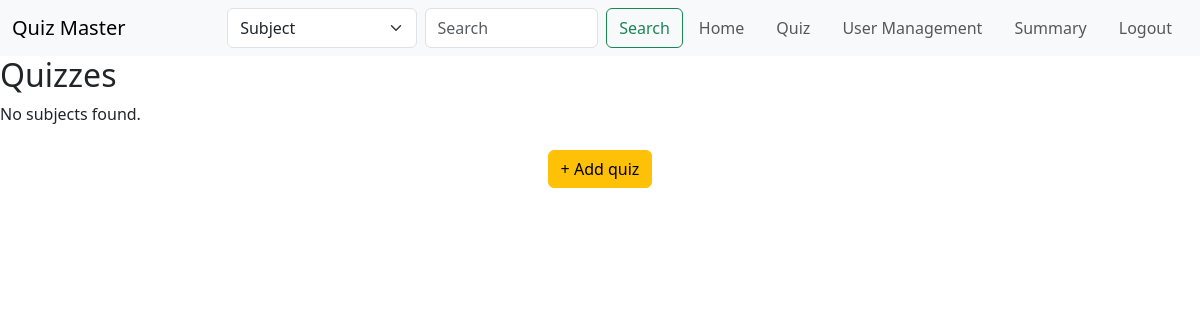
The page /quiz (signed in) on the database as committed earlier.
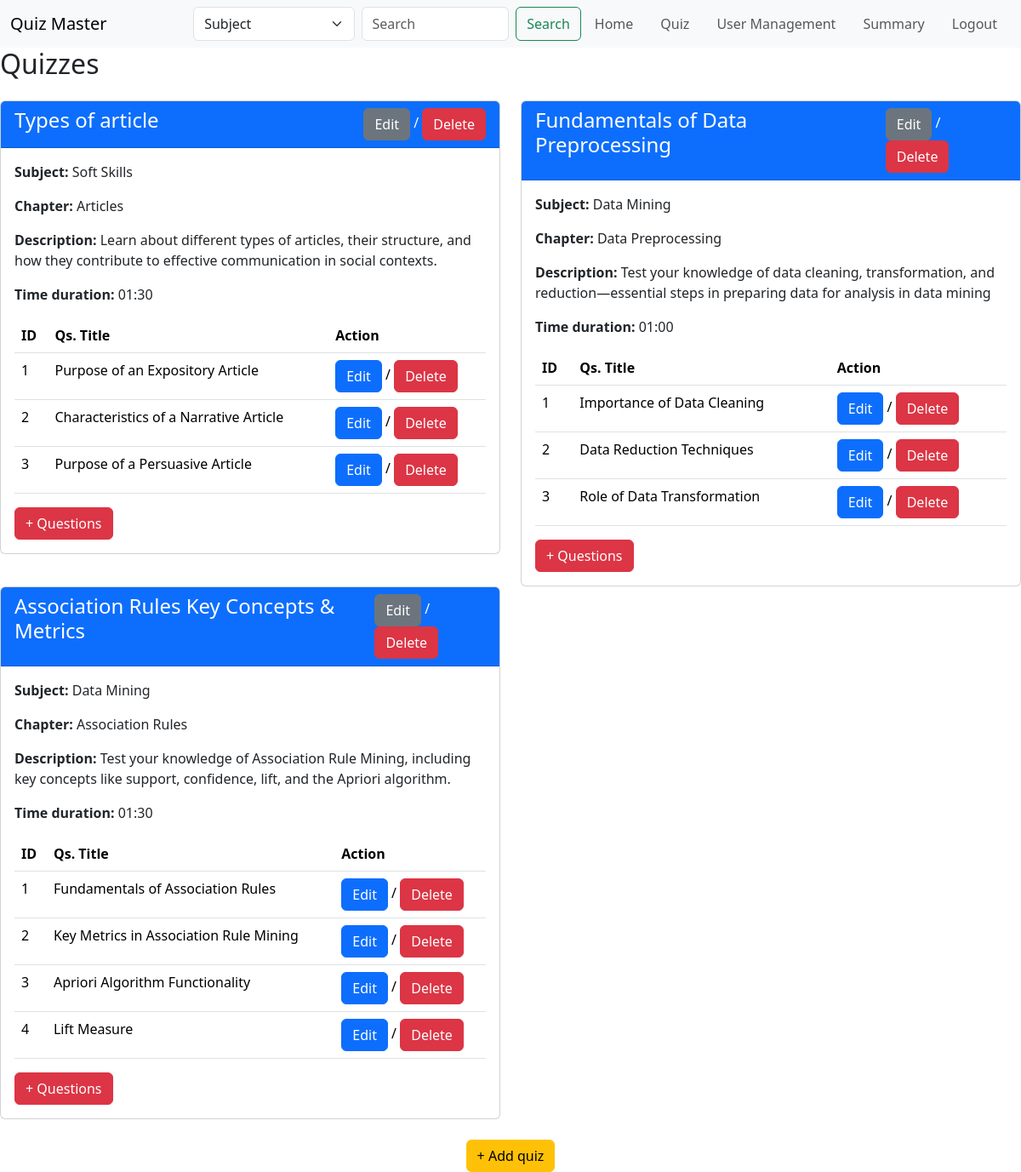
The same page on the database as committed later.
### models.py (models this page shows)
class Quiz(db.Model):
    __tablename__ = 'quiz'
    id = db.Column(db.Integer, primary_key=True, autoincrement=True)
    quiz_name = db.Column(db.String(32), unique=False, nullable=True)
    quiz_description = db.Column(db.String(512), nullable=True)
    time_duration = db.Column(db.String(5), nullable=False)
    chapter_id = db.Column(db.Integer, db.ForeignKey('chapter.id'))
    chapter = db.relationship('Chapter',  backref='quiz', lazy=True)

class Subject(db.Model):
    __tablename__ = 'subject'
    id = db.Column(db.Integer, primary_key=True, autoincrement=True)
    subject_name = db.Column(db.String(32), unique=True, nullable=False)
    subject_code = db.Column(db.String(32), unique=True, nullable=False)
    subject_description = db.Column(db.String(512), nullable=True)
    subject_credit = db.Column(db.String(80), nullable=False)

class Chapter(db.Model):
    __tablename__ = 'chapter'
    id = db.Column(db.Integer, primary_key=True, autoincrement=True)
    chapter_name = db.Column(db.String(32), unique=True, nullable=False)
    chapter_description = db.Column(db.String(512), nullable=True)
    subject_id = db.Column(db.Integer, db.ForeignKey('subject.id'))
    subject = db.relationship('Subject', backref=db.backref('chapters', lazy=True))

class Question(db.Model):
    __tablename__ = 'question'
    id = db.Column(db.Integer, primary_key=True, autoincrement=True)
    question_text = db.Column(db.String(512), nullable=False)
    option1 = db.Column(db.String(512), nullable=False)
    option2 = db.Column(db.String(512), nullable=False)
    option3 = db.Column(db.String(512), nullable=False)
    option4 = db.Column(db.String(512), nullable=False)
    answer = db.Column(db.String(512), nullable=False)
    quiz_id = db.Column(db.Integer, db.ForeignKey('quiz.id'),nullable=False)
    question_title = db.Column(db.String(512), nullable=False)
    quiz = db.relationship('Quiz', backref='questions', lazy=True)

### routes.py (the view)
@app.route('/quiz')
@auth_required
@admin_required
def quiz():
    quizs = Quiz.query.all()
    return render_template('quiz.html', user=User.query.get(session['user_id']), quizs=quizs)

### routes.py (called while the page is built)
def auth_required(func):
    @wraps(func)
    def inner(*args, **kwargs):
        if 'user_id' not in session:
            flash('Please login to continue')
            return redirect(url_for('login'))
        return func(*args, **kwargs)
    return inner

def admin_required(f):
    @wraps(f)
    def decorated_function(*args, **kwargs):
        if session.get('is_admin') == False:
            flash("Access Denied: Admins Only", "danger")
            return redirect(url_for('index'))  # Redirect to home if not admin
        return f(*args, **kwargs)
    return decorated_function

### templates/quiz.html
{% extends "layout.html" %}
{% block content %}
    <h2>Quizzes</h2>
    {% if quizs %}
        <div class="row mt-4">
            {% for quiz in quizs %}
                <div class="col-md-6">
                    <div class="card">
                        <div class="card-header text-white bg-primary d-flex justify-content-between">
                            <span> <h4>{{ quiz.quiz_name }}</h4></span>
                            <span>
                                <a href="{{ url_for('edit_quiz', quiz_id=quiz.id) }}" class="btn btn-secondary">Edit</a> /
                                <a href="{{ url_for('delete_quiz', quiz_id=quiz.id) }}" class="btn btn-danger"
                                    onclick="return confirm('Are you sure you want to delete this quiz?');">
                                    Delete
                                </a>
                            </span>
                        </div>
                        <div class="card-body">
                            <p><strong>Subject:</strong> {{ quiz.chapter.subject.subject_name }}</p>
                            <p><strong>Chapter:</strong> {{ quiz.chapter.chapter_name }}</p>
                            <p><strong>Description:</strong> {{ quiz.quiz_description }}</p>
                            <p><strong>Time duration:</strong> {{ quiz.time_duration }}</p>
                            <table class="table">
                                <thead>
                                    <tr>
                                        <th>ID</th>
                                        <th>Qs. Title</th>
                                        <th>Action</th>
                                    </tr>
                                </thead>
                                <tbody>
                                    {% for question in quiz.questions %}
                                    <tr>
                                        <td>{{ loop.index }}</td>
                                        <td>{{ question.question_title }}</td>
                                        <td>
                                            <a href="{{ url_for('edit_question', question_id=question.id) }}" class="btn btn-primary">Edit</a> /
                                            <a href="{{ url_for('delete_question', question_id=question.id) }}" class="btn btn-danger"
                                                onclick="return confirm('Are you sure you want to delete this questions?');">
                                                Delete
                                            </a>
                                        </td>
                                    </tr>
                                    {% endfor %}
                                </tbody>
                            </table>
                            <a href="{{ url_for('new_question', quiz_id=quiz.id) }}" class="btn btn-danger">+ Questions</a>
                        </div>
                    </div>
                </div>
            {% endfor %}
        </div>
    {% else %}
        <p>No subjects found.</p>
    {% endif %}
                    <div class="mt-4 text-center">
                        <a class="btn btn-warning" href="{{ url_for('new_quiz') }}">+ Add quiz</a>
                    </div>
{% endblock %}

Rows that differ between the two databases and show on the page:
added Quiz: quiz_name "Types of article", chapter.subject.subject_name "Soft Skills", chapter.chapter_name "Articles", quiz_description "Learn about different types of articles, their structure, and how they contribute to effective communication in social contexts.", time_duration "01:30"
added Question: question_title "Purpose of an Expository Article", shown under "Types of article"
added Question: question_title "Characteristics of a Narrative Article", shown under "Types of article"
added Question: question_title "Purpose of a Persuasive Article", shown under "Types of article"
added Quiz: quiz_name "Fundamentals of Data Preprocessing", chapter.subject.subject_name "Data Mining", chapter.chapter_name "Data Preprocessing", quiz_description "Test your knowledge of data cleaning, transformation, and reduction—essential steps in preparing data for analysis in data mining", time_duration "01:00"
added Question: question_title "Importance of Data Cleaning", shown under "Fundamentals of Data Preprocessing"
added Question: question_title "Data Reduction Techniques", shown under "Fundamentals of Data Preprocessing"
added Question: question_title "Role of Data Transformation", shown under "Fundamentals of Data Preprocessing"
added Quiz: quiz_name "Association Rules Key Concepts & Metrics", chapter.subject.subject_name "Data Mining", chapter.chapter_name "Association Rules", quiz_description "Test your knowledge of Association Rule Mining, including key concepts like support, confidence, lift, and the Apriori algorithm.", time_duration "01:30"
added Question: question_title "Fundamentals of Association Rules", shown under "Association Rules Key Concepts & Metrics"
added Question: question_title "Key Metrics in Association Rule Mining", shown under "Association Rules Key Concepts & Metrics"
added Question: question_title "Apriori Algorithm Functionality", shown under "Association Rules Key Concepts & Metrics"
added Question: question_title "Lift Measure", shown under "Association Rules Key Concepts & Metrics"
Other text that changed with them:
text no longer shown: "No subjects found."
